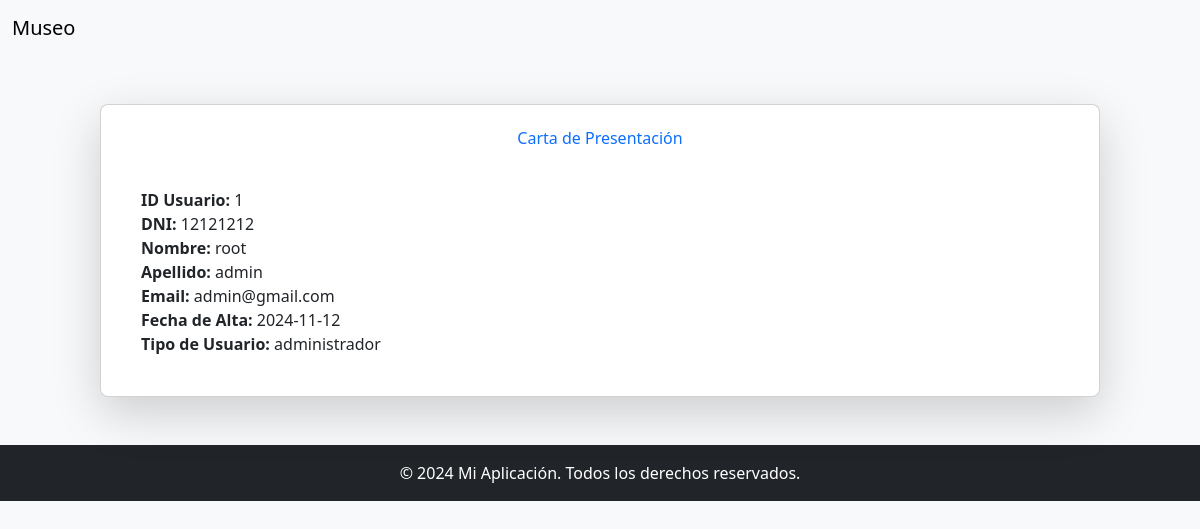
The app's page /perfil.php?id=1 (signed in) with its own data.
### tables this page shows
CREATE TABLE `usuario` (
  `idUsuario` int(11) NOT NULL,
  `dni` varchar(8) DEFAULT NULL,
  `nombre` varchar(255) DEFAULT NULL,
  `apellido` varchar(255) DEFAULT NULL,
  `email` varchar(255) DEFAULT NULL,
  `clave` varchar(255) DEFAULT NULL,
  `fecha_alta` date DEFAULT NULL,
  `tipo_de_usuario` varchar(50) DEFAULT NULL
);

### perfil.php (the view, shortened to what this page needs)
<?php
$servername = "localhost";
$username = "root";
$password = "";
$dbname = "practica";
$conn = new mysqli($servername, $username, $password, $dbname);
$idUsuario = $_GET['id'];
$sql = "SELECT * FROM usuario WHERE idUsuario = $idUsuario";
$result = $conn->query($sql);
if ($result->num_rows > 0) {
    $row = $result->fetch_assoc();
} else {
    echo "Usuario no encontrado.";
    exit();
}
?>
<!DOCTYPE html>
<html lang="es">
<head>
    <link rel="stylesheet" href="https://cdn.jsdelivr.net/npm/bootstrap@5.3.0/dist/css/bootstrap.min.css">
    <script src="https://cdn.tailwindcss.com"></script>
</head>
<body class="bg-light">
<?php include("./includes/navbar.php");?>
    <div class="container mt-5">
        <div class="card shadow-lg p-4 bg-white rounded-lg">
            <h2 class="card-title text-center text-primary mb-4">Carta de Presentación</h2>
            <div class="card-body">
                <p><strong>ID Usuario:</strong> <?php echo $row['idUsuario']; ?></p>
                <p><strong>DNI:</strong> <?php echo $row['dni']; ?></p>
                <p><strong>Nombre:</strong> <?php echo $row['nombre']; ?></p>
                <p><strong>Apellido:</strong> <?php echo $row['apellido']; ?></p>
                <p><strong>Email:</strong> <?php echo $row['email']; ?></p>
                <p><strong>Fecha de Alta:</strong> <?php echo $row['fecha_alta']; ?></p>
                <p><strong>Tipo de Usuario:</strong> <?php echo $row['tipo_de_usuario']; ?></p>
            </div>
        </div>
    </div>
    <?php include("./includes/footer.php"); ?>
</body>
</html>

### records on screen
usuario: idUsuario "1", dni "12121212", nombre "root", apellido "admin", email "admin@gmail.com", fecha_alta "2024-11-12", tipo_de_usuario "administrador"
